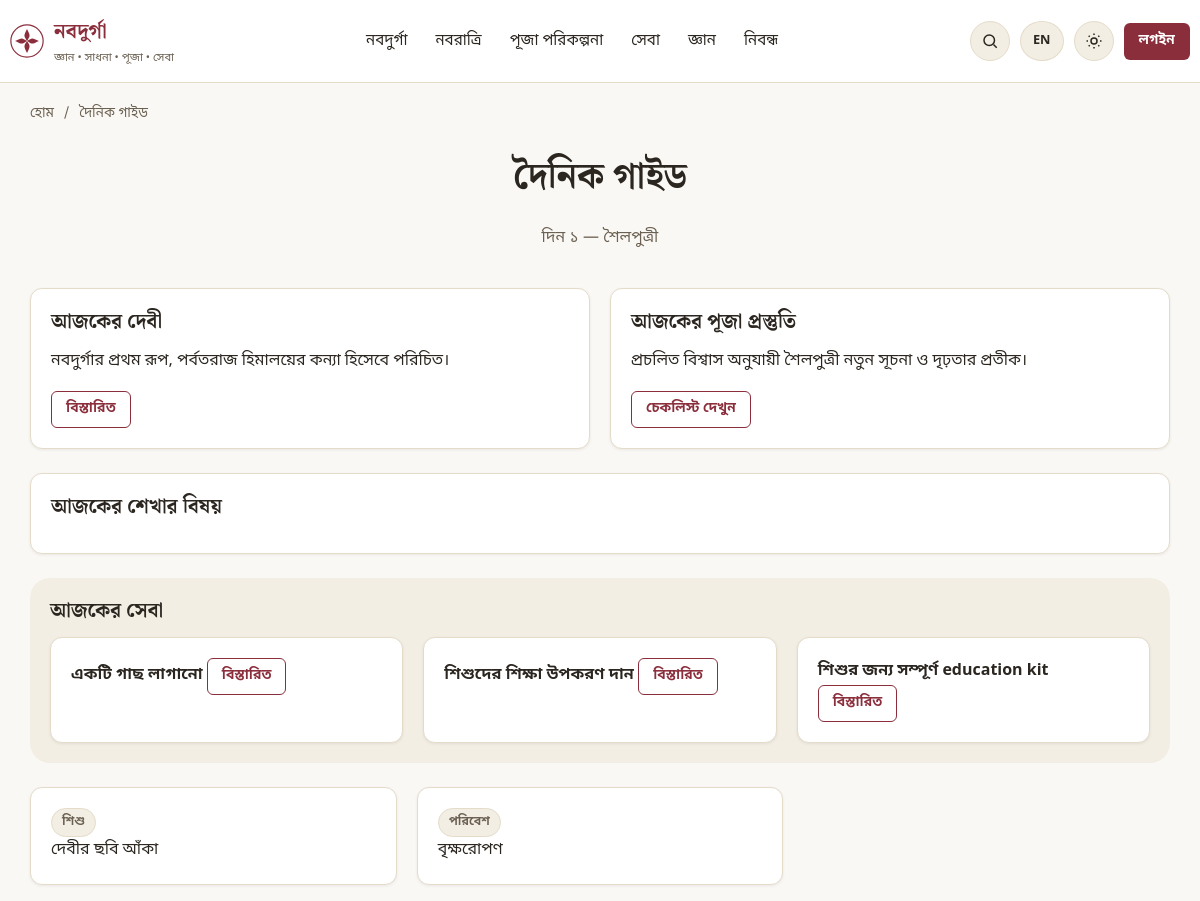
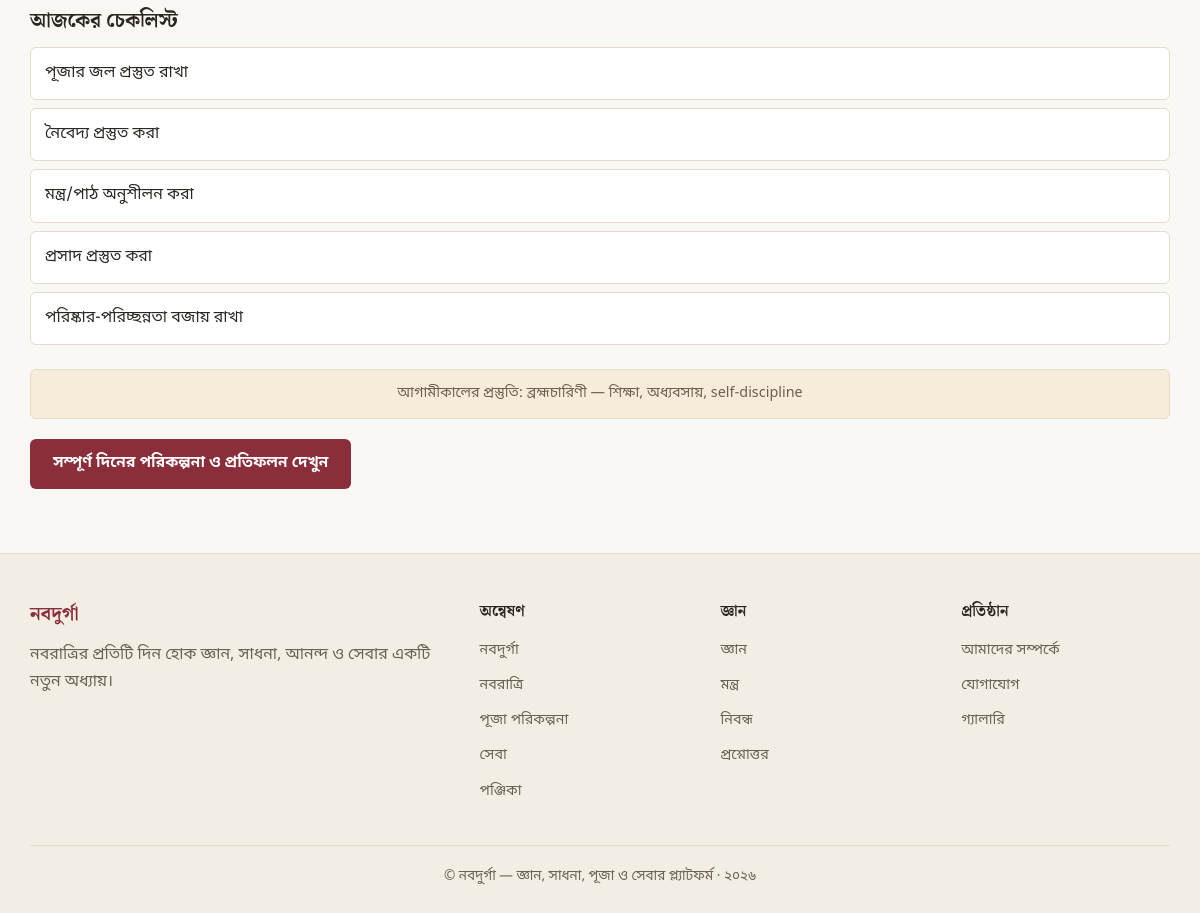
The page /daily-guide on the database its author committed (2 pictures, top to bottom).
### tables this page shows
CREATE TABLE IF NOT EXISTS navaratri_days (
    id INT UNSIGNED AUTO_INCREMENT PRIMARY KEY,
    day_number TINYINT UNSIGNED NOT NULL UNIQUE,
    navadurga_id INT UNSIGNED NOT NULL,
    date DATE NULL COMMENT 'convenience cache of current year date; authoritative per-year dates live in festival_calendar',
    tithi VARCHAR(100) NULL,
    title_bn VARCHAR(255) NULL,
    theme VARCHAR(255) NULL,
    traditional_focus TEXT NULL,
    puja_focus TEXT NULL,
    spiritual_focus TEXT NULL,
    learning_focus TEXT NULL,
    family_activity TEXT NULL,
    children_activity TEXT NULL,
    environment_activity TEXT NULL,
    seva_easy TEXT NULL,
    seva_moderate TEXT NULL,
    seva_challenging TEXT NULL,
    recommended_items TEXT NULL,
    daily_mantra TEXT NULL,
    daily_message TEXT NULL,
    avoid_note TEXT NULL,
    image VARCHAR(255) NULL,
    status ENUM('active','inactive') NOT NULL DEFAULT 'active',
    created_at DATETIME NOT NULL DEFAULT CURRENT_TIMESTAMP,
    updated_at DATETIME NOT NULL DEFAULT CURRENT_TIMESTAMP ON UPDATE CURRENT_TIMESTAMP,
    CONSTRAINT fk_navaratri_days_navadurga FOREIGN KEY (navadurga_id) REFERENCES navadurga(id) ON DELETE RESTRICT
);

CREATE TABLE IF NOT EXISTS navadurga (
    id INT UNSIGNED AUTO_INCREMENT PRIMARY KEY,
    day_number TINYINT UNSIGNED NOT NULL UNIQUE,
    name_bn VARCHAR(150) NOT NULL,
    name_en VARCHAR(150) NULL,
    sanskrit_name VARCHAR(150) NULL,
    slug VARCHAR(150) NOT NULL UNIQUE,
    alternative_names VARCHAR(255) NULL,
    short_description TEXT NULL,
    detailed_description LONGTEXT NULL,
    name_meaning TEXT NULL,
    traditional_symbolism TEXT NULL,
    iconography TEXT NULL,
    vehicle VARCHAR(150) NULL,
    hands VARCHAR(50) NULL,
    weapons VARCHAR(255) NULL,
    objects VARCHAR(255) NULL,
    colour VARCHAR(100) NULL,
    associated_quality VARCHAR(255) NULL,
    associated_chakra VARCHAR(100) NULL,
    traditional_association TEXT NULL,
    traditional_food VARCHAR(255) NULL,
    puja_significance TEXT NULL,
    story LONGTEXT NULL,
    mantra TEXT NULL,
    stotra TEXT NULL,
    scriptural_sources TEXT NULL COMMENT 'source citations, never fabricated',
    regional_variations TEXT NULL,
    modern_interpretation TEXT NULL,
    seva_note TEXT NULL COMMENT 'website suggested seva disclaimer text',
    image VARCHAR(255) NULL,
    seo_title VARCHAR(255) NULL,
    seo_description VARCHAR(500) NULL,
    status ENUM('active','inactive') NOT NULL DEFAULT 'active',
    created_at DATETIME NOT NULL DEFAULT CURRENT_TIMESTAMP,
    updated_at DATETIME NOT NULL DEFAULT CURRENT_TIMESTAMP ON UPDATE CURRENT_TIMESTAMP,
    INDEX idx_navadurga_slug (slug)
);

CREATE TABLE IF NOT EXISTS sevas (
    id INT UNSIGNED AUTO_INCREMENT PRIMARY KEY,
    title_bn VARCHAR(255) NOT NULL,
    title_en VARCHAR(255) NULL,
    slug VARCHAR(255) NOT NULL UNIQUE,
    category VARCHAR(100) NOT NULL,
    description TEXT NULL,
    beneficiary VARCHAR(150) NULL,
    difficulty ENUM('সহজ','মাঝারি','কঠিন') NOT NULL DEFAULT 'সহজ',
    estimated_cost VARCHAR(100) NULL COMMENT 'display text e.g. ৳0-100',
    estimated_cost_min INT UNSIGNED NULL,
    estimated_cost_max INT UNSIGNED NULL,
    time_required VARCHAR(100) NULL COMMENT 'display text e.g. 30 minutes',
    time_required_minutes INT UNSIGNED NULL COMMENT 'for filtering; large sentinel used for long-term',
    materials TEXT NULL,
    how_to TEXT NULL,
    safety_note TEXT NULL,
    navadurga_day TINYINT UNSIGNED NULL,
    impact_level VARCHAR(100) NULL,
    status ENUM('active','inactive') NOT NULL DEFAULT 'active',
    created_at DATETIME NOT NULL DEFAULT CURRENT_TIMESTAMP,
    updated_at DATETIME NOT NULL DEFAULT CURRENT_TIMESTAMP ON UPDATE CURRENT_TIMESTAMP,
    INDEX idx_sevas_slug (slug),
    INDEX idx_sevas_category (category),
    INDEX idx_sevas_day (navadurga_day)
);

CREATE TABLE IF NOT EXISTS children_activities (
    id INT UNSIGNED AUTO_INCREMENT PRIMARY KEY,
    title VARCHAR(255) NOT NULL,
    description TEXT NULL,
    age_group VARCHAR(100) NULL,
    duration VARCHAR(100) NULL,
    materials TEXT NULL,
    instructions TEXT NULL,
    learning_outcome TEXT NULL,
    day_number TINYINT UNSIGNED NULL,
    image VARCHAR(255) NULL,
    status ENUM('active','inactive') NOT NULL DEFAULT 'active',
    created_at DATETIME NOT NULL DEFAULT CURRENT_TIMESTAMP,
    updated_at DATETIME NOT NULL DEFAULT CURRENT_TIMESTAMP ON UPDATE CURRENT_TIMESTAMP
);

CREATE TABLE IF NOT EXISTS environment_activities (
    id INT UNSIGNED AUTO_INCREMENT PRIMARY KEY,
    title_bn VARCHAR(255) NOT NULL,
    why_text TEXT NULL,
    how_text TEXT NULL,
    materials_needed TEXT NULL,
    difficulty ENUM('সহজ','মাঝারি','কঠিন') NOT NULL DEFAULT 'সহজ',
    estimated_cost VARCHAR(100) NULL,
    time_required VARCHAR(100) NULL,
    image VARCHAR(255) NULL,
    status ENUM('active','inactive') NOT NULL DEFAULT 'active',
    created_at DATETIME NOT NULL DEFAULT CURRENT_TIMESTAMP,
    updated_at DATETIME NOT NULL DEFAULT CURRENT_TIMESTAMP ON UPDATE CURRENT_TIMESTAMP
);

CREATE TABLE IF NOT EXISTS checklist_items (
    id INT UNSIGNED AUTO_INCREMENT PRIMARY KEY,
    phase VARCHAR(30) NOT NULL DEFAULT 'day' COMMENT 'before, day, dashami',
    day_number TINYINT UNSIGNED NULL COMMENT 'NULL when phase=before or dashami',
    label_bn VARCHAR(255) NOT NULL,
    category VARCHAR(100) NULL,
    sort_order INT NOT NULL DEFAULT 0,
    status ENUM('active','inactive') NOT NULL DEFAULT 'active',
    created_at DATETIME NOT NULL DEFAULT CURRENT_TIMESTAMP
);

### app/views/pages/daily-guide.php (the view, shortened to what the rows shown need)
<h1 class="text-center">দৈনিক গাইড</h1>
<?php if (!$day): ?>
    <div class="empty-state"><div class="icon">📅</div><p>এই মুহূর্তে নবরাত্রি চলছে না। নবরাত্রি শুরু হলে এখানে দৈনিক গাইড দেখতে পাবেন।</p>
    <a href="<?= url('/navaratri') ?>" class="btn btn-outline btn-sm">৯ দিনের পরিকল্পনা দেখুন</a></div>
<?php else: ?>
<p class="section-subtitle text-center">দিন <?= bn_digits($dayNumber) ?> — <?= e($day['navadurga_name_bn']) ?></p>
<div class="grid grid-2" style="margin-bottom:24px;">
    <div class="card"><div class="card-body">
        <h3>আজকের দেবী</h3>
        <p><?= e($day['navadurga_short_description']) ?></p>
        <a href="<?= url('/navadurga/' . $day['navadurga_slug']) ?>" class="btn btn-outline btn-sm">বিস্তারিত</a>
    </div></div>
    <div class="card"><div class="card-body">
        <h3>আজকের পূজা প্রস্তুতি</h3>
        <p><?= e($day['puja_focus'] ?: $day['traditional_focus']) ?></p>
        <a href="<?= url('/puja-planning') ?>" class="btn btn-outline btn-sm">চেকলিস্ট দেখুন</a>
    </div></div>
</div>
<div class="card" style="margin-bottom:24px;">
    <div class="card-body">
        <h3>আজকের শেখার বিষয়</h3>
    </div>
</div>
<section style="margin-bottom:24px;background:var(--color-surface-alt);padding:20px;border-radius:var(--radius-lg);">
    <h3>আজকের সেবা</h3>
    <div class="grid grid-3">
        <?php foreach ($sevas as $s): ?>
            <div class="card seva-card"><div class="card-body">
                <strong><?= e($s['title_bn']) ?></strong>
                <a href="<?= url('/seva/' . $s['slug']) ?>" class="btn btn-outline btn-sm">বিস্তারিত</a>
            </div></div>
        <?php endforeach; ?>
    </div>
</section>
<div class="grid grid-3" style="margin-bottom:24px;">
    <?php if (!empty($childrenActivities)): ?><div class="card"><div class="card-body"><span class="tag">শিশু</span><p class="mb-0"><?= e($childrenActivities[0]['title']) ?></p></div></div><?php endif; ?>
    <?php if (!empty($environmentActivities)): ?><div class="card"><div class="card-body"><span class="tag">পরিবেশ</span><p class="mb-0"><?= e($environmentActivities[0]['title_bn']) ?></p></div></div><?php endif; ?>
</div>
<section style="margin-bottom:24px;">
    <h3>আজকের চেকলিস্ট</h3>
    <ul class="checklist">
        <?php foreach (array_slice($checklist, 0, 6) as $c): ?><li class="checklist-item"><span><?= e($c['label_bn']) ?></span></li><?php endforeach; ?>
    </ul>
</section>
<?php if ($nextDay): ?>
<div class="disclaimer-note text-center">আগামীকালের প্রস্তুতি: <?= e($nextDay['navadurga_name_bn']) ?> — <?= e($nextDay['theme']) ?></div>
<?php endif; ?>
<a href="<?= url('/navaratri/day/' . $dayNumber) ?>" class="btn btn-primary" style="margin-top:20px;">সম্পূর্ণ দিনের পরিকল্পনা ও প্রতিফলন দেখুন</a>
<?php endif; ?>

### app/core/Router.php (shortened to what the rows shown need)
<?php
class Router
{
    protected array $routes = [];
    protected string $basePath = '';
    public function setBasePath(string $path): void
    {
        $this->basePath = rtrim($path, '/');
    }
    protected function add(string $method, string $uri, $handler, array $middleware): void
    {
        $this->routes[] = [
            'method' => $method,
            'uri' => '/' . trim($uri, '/'),
            'handler' => $handler,
            'middleware' => $middleware,
        ];
    }
    public function dispatch(Request $request): void
    {
        $method = $request->method();
        $uri = $request->uriPath($this->basePath);
        foreach ($this->routes as $route) {
            if ($route['method'] !== $method) {
                continue;
            }
            $pattern = $this->compile($route['uri']);
            if (preg_match($pattern, $uri, $matches)) {
                $params = array_filter($matches, 'is_string', ARRAY_FILTER_USE_KEY);
                $this->call($route['handler'], $request, $params);
                return;
            }
        }
    }
    protected function compile(string $uri): string
    {
        $pattern = preg_replace('#\{([a-zA-Z_][a-zA-Z0-9_]*)\}#', '(?P<$1>[^/]+)', $uri);
        return '#^' . $pattern . '$#u';
    }
    protected function call($handler, Request $request, array $params): void
    {
        [$class, $method] = $handler;
        $controller = new $class();
        call_user_func_array([$controller, $method], array_merge([$request], array_values($params)));
    }
}

### rows shown on the page
navaratri_days: navadurga.name_bn "শৈলপুত্রী", navadurga.short_description "নবদুর্গার প্রথম রূপ, পর্বতরাজ হিমালয়ের কন্যা হিসেবে পরিচিত।", puja_focus+traditional_focus "প্রচলিত বিশ্বাস অনুযায়ী শৈলপুত্রী নতুন সূচনা ও দৃঢ়তার প্রতীক।"
sevas: title_bn "একটি গাছ লাগানো"
sevas: title_bn "শিশুদের শিক্ষা উপকরণ দান"
sevas: title_bn "শিশুর জন্য সম্পূর্ণ education kit"
children_activities: title "দেবীর ছবি আঁকা"
environment_activities: title_bn "বৃক্ষরোপণ"
checklist_items: label_bn "পূজার জল প্রস্তুত রাখা"
checklist_items: label_bn "নৈবেদ্য প্রস্তুত করা"
checklist_items: label_bn "মন্ত্র/পাঠ অনুশীলন করা"
checklist_items: label_bn "প্রসাদ প্রস্তুত করা"
checklist_items: label_bn "পরিষ্কার-পরিচ্ছন্নতা বজায় রাখা"
navaratri_days: navadurga.name_bn "ব্রহ্মচারিণী", theme "শিক্ষা, অধ্যবসায়, self-discipline"

### other values the page prints
setting('site_name', 'নবদুর্গা') "নবদুর্গা"
setting('site_subtitle', 'জ্ঞান • সাধনা • পূজা • সেবা') "জ্ঞান • সাধনা • পূজা • সেবা"
t('nav.navadurga') "নবদুর্গা"
t('nav.navaratri') "নবরাত্রি"
t('nav.puja_planning') "পূজা পরিকল্পনা"
t('nav.seva') "সেবা"
t('nav.learning') "জ্ঞান"
t('nav.articles') "নিবন্ধ"
t('nav.login') "লগইন"
$crumb['label'] "দৈনিক গাইড"
bn_digits($dayNumber) "১"
t('footer.explore') "অন্বেষণ"
t('nav.calendar') "পঞ্জিকা"
t('footer.knowledge') "জ্ঞান"
t('nav.mantras') "মন্ত্র"
